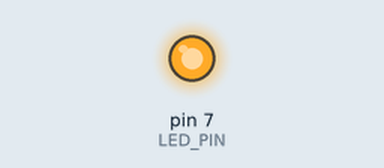
This sketch was run on a simulated Arduino Uno, built with avr-gcc and run on an emulated ATmega328P. Parts: output pins drawn as LEDs (lit = HIGH).

Above: at 0.1 s.
Timing chart, 0 to 1.6 s (numbered marks = the images above):
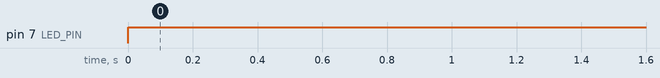

Measured:
- by itself, pin 7 (LED_PIN): LOW → HIGH at 0.00 s

The sketch:

spi-mega-slave-bi-direction.ino
```cpp
/*
  PIN FOR COMMUNICATION IN ARDUINO MEGA
  MISO = 50 or ICSP-1
  MOSI = 51 or ICSP-4
  SCK = 52 or ICSP-3
  SS = 53

  #PIN FOR COMMUNICATION IN ARDUINO UNO
  MOSI = 11 or ICSP-4
  MISO = 12 or ICSP-1
  SCK = 13 or ICSP-3
  SS = 10

  #PIN MAPPING
  UNO MASTER    MEGA SLAVE
  13               52
  12               50
  11               51
  10               53
  GND              GND
*/

#include<SPI.h>

#define LED_PIN 7

const String MSG = " HI_RADHA_SINGH:";
const int dataSize = MSG.length();

char dataBuffer[20];
volatile byte index;
bool dataToReceived = false;

void setup() {
  Serial.begin(115200);
  pinMode(LED_PIN, OUTPUT);
  pinMode(MISO, OUTPUT);                  //Sets MISO as OUTPUT (Have to Send data to Master IN
  SPCR |= _BV(SPE);                       //Turn on SPI in Slave Mode
  dataToReceived = false;
  SPI.attachInterrupt();
  index = -1;
}

ISR (SPI_STC_vect) {
  dataToReceived = true;
}

void loop() {
  //Serial.print("SLAVE ");
  //Serial.println(index);

  if (index == -1) {
    if (dataToReceived) {
      char requestInit = SPDR;
      if (requestInit == 'A') {
        SPDR = requestInit;
        index = 0;
      }
    }
  } else if (index != -1 && index < dataSize) {
    dataRecieved();
    digitalWrite(LED_PIN, HIGH);
  } else {
    index = 0;
    digitalWrite(LED_PIN, LOW);
    Serial.println(dataBuffer);
    for (int i = 0; i < 20 ; i++) {
      dataBuffer[i] = ' ';
    }
  }
}

void dataRecieved() {
  if (dataToReceived) {
    char received = SPDR;
    if (received != ':') {
      dataBuffer[index] = received;
      SPDR =  MSG[index];
      index += 1;
    } else {
      index = dataSize;
    }
    dataToReceived = false;
  }
}
```
